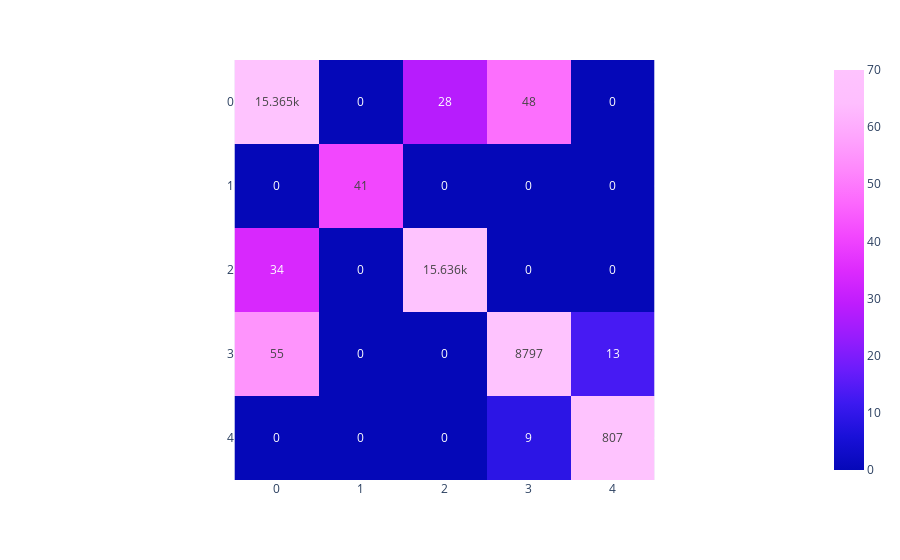

Notebook cell for this chart:
### Code cell
px.imshow(cm,text_auto=True,color_continuous_scale=px.colors.sequential.Plotly3,
          range_color=[0,70])

### Figure 1 — Plotly figure (JSON) as saved in the notebook; plotly's stock layout.template omitted (floating-point values rounded to 4 significant figures)
{"data": [{"coloraxis": "coloraxis", "hovertemplate": "x: %{x}<br>y: %{y}<br>color: %{z}<extra></extra>", "name": "0", "texttemplate": "%{z}", "type": "heatmap", "xaxis": "x", "yaxis": "y", "z": [[15365, 0, 28, 48, 0], [0, 41, 0, 0, 0], [34, 0, 15636, 0, 0], [55, 0, 0, 8797, 13], [0, 0, 0, 9, 807]]}], "layout": {"coloraxis": {"cmax": 70, "cmin": 0, "colorscale": [[0, "#0508b8"], [0.08333, "#1910d8"], [0.1667, "#3c19f0"], [0.25, "#6b1cfb"], [0.3333, "#981cfd"], [0.4167, "#bf1cfd"], [0.5, "#dd2bfd"], [0.5833, "#f246fe"], [0.6667, "#fc67fd"], [0.75, "#fe88fc"], [0.8333, "#fea5fd"], [0.9167, "#febefe"], [1, "#fec3fe"]]}, "margin": {"t": 60}, "xaxis": {"anchor": "y", "constrain": "domain", "domain": [0, 1], "scaleanchor": "y"}, "yaxis": {"anchor": "x", "autorange": "reversed", "constrain": "domain", "domain": [0, 1]}}}
